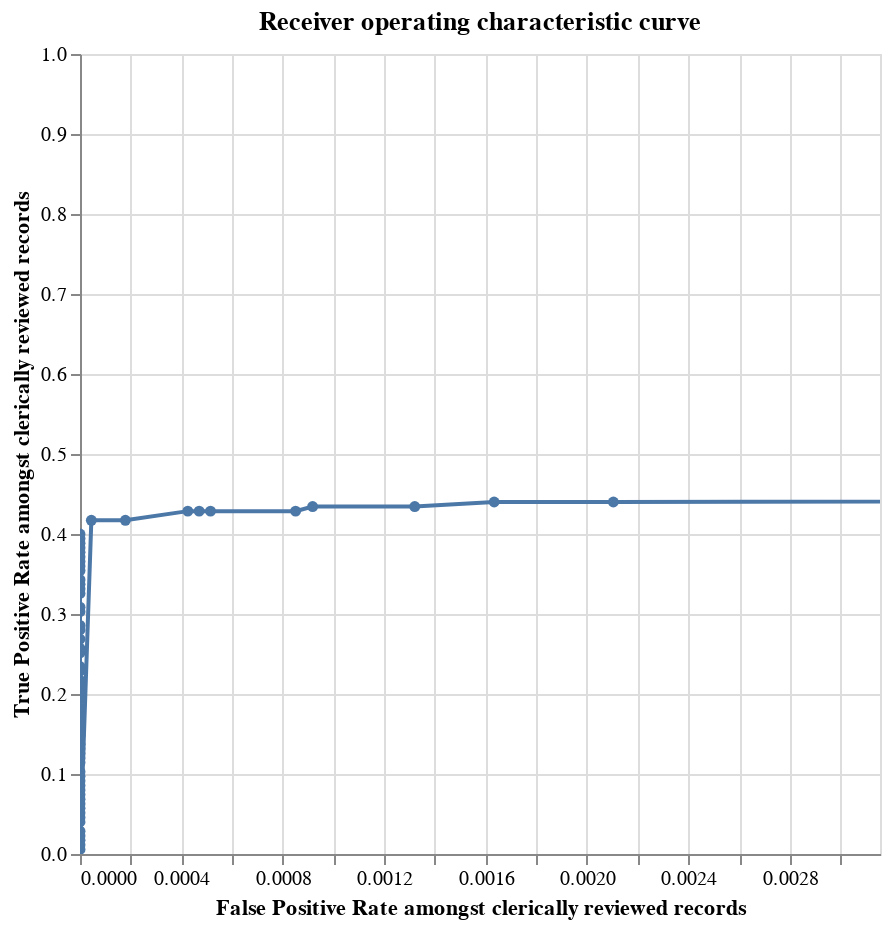

Notebook code cell kept with this figure:
### Code cell
from splink.truth import labels_with_splink_scores, roc_chart, precision_recall_chart


roc_chart(labels_and_scores, spark)

### Figure 1 — Vega-Lite specification as saved in the notebook (floating-point values rounded to 4 significant figures)
{"$schema": "https://vega.github.io/schema/vega-lite/v4.8.1.json", "config": {"view": {"continuousHeight": 300, "continuousWidth": 400}}, "data": {"name": "data-fadd0e93e9546856cbc745a99e65285d", "values": [{"FN": 0, "FN_rate": 0, "FP": 44675, "FP_rate": 1, "N": 44675, "N_rate": 0.9961, "P": 175, "P_rate": 0.003902, "TN": 0, "TN_rate": 0, "TP": 175, "TP_rate": 1, "precision": 0.003902, "recall": 1, "row_count": 44850, "truth_threshold": 0}, {"FN": 98, "FN_rate": 0.56, "FP": 94, "FP_rate": 0.002104, "N": 44675, "N_rate": 0.9961, "P": 175, "P_rate": 0.003902, "TN": 44581, "TN_rate": 0.9979, "TP": 77, "TP_rate": 0.44, "precision": 0.4503, "recall": 0.44, "row_count": 44850, "truth_threshold": 0.004344}, {"FN": 98, "FN_rate": 0.56, "FP": 73, "FP_rate": 0.001634, "N": 44675, "N_rate": 0.9961, "P": 175, "P_rate": 0.003902, "TN": 44602, "TN_rate": 0.9984, "TP": 77, "TP_rate": 0.44, "precision": 0.5133, "recall": 0.44, "row_count": 44850, "truth_threshold": 0.009296}, {"FN": 99, "FN_rate": 0.5657, "FP": 59, "FP_rate": 0.001321, "N": 44675, "N_rate": 0.9961, "P": 175, "P_rate": 0.003902, "TN": 44616, "TN_rate": 0.9987, "TP": 76, "TP_rate": 0.4343, "precision": 0.563, "recall": 0.4343, "row_count": 44850, "truth_threshold": 0.01042}, {"FN": 99, "FN_rate": 0.5657, "FP": 41, "FP_rate": 0.0009177, "N": 44675, "N_rate": 0.9961, "P": 175, "P_rate": 0.003902, "TN": 44634, "TN_rate": 0.9991, "TP": 76, "TP_rate": 0.4343, "precision": 0.6496, "recall": 0.4343, "row_count": 44850, "truth_threshold": 0.02215}, {"FN": 100, "FN_rate": 0.5714, "FP": 38, "FP_rate": 0.0008506, "N": 44675, "N_rate": 0.9961, "P": 175, "P_rate": 0.003902, "TN": 44637, "TN_rate": 0.9991, "TP": 75, "TP_rate": 0.4286, "precision": 0.6637, "recall": 0.4286, "row_count": 44850, "truth_threshold": 0.0544}, {"FN": 100, "FN_rate": 0.5714, "FP": 23, "FP_rate": 0.0005148, "N": 44675, "N_rate": 0.9961, "P": 175, "P_rate": 0.003902, "TN": 44652, "TN_rate": 0.9995, "TP": 75, "TP_rate": 0.4286, "precision": 0.7653, "recall": 0.4286, "row_count": 44850, "truth_threshold": 0.05757}, {"FN": 100, "FN_rate": 0.5714, "FP": 21, "FP_rate": 0.0004701, "N": 44675, "N_rate": 0.9961, "P": 175, "P_rate": 0.003902, "TN": 44654, "TN_rate": 0.9995, "TP": 75, "TP_rate": 0.4286, "precision": 0.7812, "recall": 0.4286, "row_count": 44850, "truth_threshold": 0.09197}, {"FN": 100, "FN_rate": 0.5714, "FP": 19, "FP_rate": 0.0004253, "N": 44675, "N_rate": 0.9961, "P": 175, "P_rate": 0.003902, "TN": 44656, "TN_rate": 0.9996, "TP": 75, "TP_rate": 0.4286, "precision": 0.7979, "recall": 0.4286, "row_count": 44850, "truth_threshold": 0.1101}, {"FN": 102, "FN_rate": 0.5829, "FP": 8, "FP_rate": 0.0001791, "N": 44675, "N_rate": 0.9961, "P": 175, "P_rate": 0.003902, "TN": 44667, "TN_rate": 0.9998, "TP": 73, "TP_rate": 0.4171, "precision": 0.9012, "recall": 0.4171, "row_count": 44850, "truth_threshold": 0.122}, {"FN": 102, "FN_rate": 0.5829, "FP": 2, "FP_rate": 4.477e-05, "N": 44675, "N_rate": 0.9961, "P": 175, "P_rate": 0.003902, "TN": 44673, "TN_rate": 1.0, "TP": 73, "TP_rate": 0.4171, "precision": 0.9733, "recall": 0.4171, "row_count": 44850, "truth_threshold": 0.23}, {"FN": 105, "FN_rate": 0.6, "FP": 0, "FP_rate": 0, "N": 44675, "N_rate": 0.9961, "P": 175, "P_rate": 0.003902, "TN": 44675, "TN_rate": 1, "TP": 70, "TP_rate": 0.4, "precision": 1, "recall": 0.4, "row_count": 44850, "truth_threshold": 0.2864}, {"FN": 106, "FN_rate": 0.6057, "FP": 0, "FP_rate": 0, "N": 44675, "N_rate": 0.9961, "P": 175, "P_rate": 0.003902, "TN": 44675, "TN_rate": 1, "TP": 69, "TP_rate": 0.3943, "precision": 1, "recall": 0.3943, "row_count": 44850, "truth_threshold": 0.4461}, {"FN": 107, "FN_rate": 0.6114, "FP": 0, "FP_rate": 0, "N": 44675, "N_rate": 0.9961, "P": 175, "P_rate": 0.003902, "TN": 44675, "TN_rate": 1, "TP": 68, "TP_rate": 0.3886, "precision": 1, "recall": 0.3886, "row_count": 44850, "truth_threshold": 0.4763}, {"FN": 108, "FN_rate": 0.6171, "FP": 0, "FP_rate": 0, "N": 44675, "N_rate": 0.9961, "P": 175, "P_rate": 0.003902, "TN": 44675, "TN_rate": 1, "TP": 67, "TP_rate": 0.3829, "precision": 1, "recall": 0.3829, "row_count": 44850, "truth_threshold": 0.5718}, {"FN": 109, "FN_rate": 0.6229, "FP": 0, "FP_rate": 0, "N": 44675, "N_rate": 0.9961, "P": 175, "P_rate": 0.003902, "TN": 44675, "TN_rate": 1, "TP": 66, "TP_rate": 0.3771, "precision": 1, "recall": 0.3771, "row_count": 44850, "truth_threshold": 0.6604}, {"FN": 110, "FN_rate": 0.6286, "FP": 0, "FP_rate": 0, "N": 44675, "N_rate": 0.9961, "P": 175, "P_rate": 0.003902, "TN": 44675, "TN_rate": 1, "TP": 65, "TP_rate": 0.3714, "precision": 1, "recall": 0.3714, "row_count": 44850, "truth_threshold": 0.751}, {"FN": 111, "FN_rate": 0.6343, "FP": 0, "FP_rate": 0, "N": 44675, "N_rate": 0.9961, "P": 175, "P_rate": 0.003902, "TN": 44675, "TN_rate": 1, "TP": 64, "TP_rate": 0.3657, "precision": 1, "recall": 0.3657, "row_count": 44850, "truth_threshold": 0.7846}, {"FN": 112, "FN_rate": 0.64, "FP": 0, "FP_rate": 0, "N": 44675, "N_rate": 0.9961, "P": 175, "P_rate": 0.003902, "TN": 44675, "TN_rate": 1, "TP": 63, "TP_rate": 0.36, "precision": 1, "recall": 0.36, "row_count": 44850, "truth_threshold": 0.8651}, {"FN": 113, "FN_rate": 0.6457, "FP": 0, "FP_rate": 0, "N": 44675, "N_rate": 0.9961, "P": 175, "P_rate": 0.003902, "TN": 44675, "TN_rate": 1, "TP": 62, "TP_rate": 0.3543, "precision": 1, "recall": 0.3543, "row_count": 44850, "truth_threshold": 0.8792}, {"FN": 115, "FN_rate": 0.6571, "FP": 0, "FP_rate": 0, "N": 44675, "N_rate": 0.9961, "P": 175, "P_rate": 0.003902, "TN": 44675, "TN_rate": 1, "TP": 60, "TP_rate": 0.3429, "precision": 1, "recall": 0.3429, "row_count": 44850, "truth_threshold": 0.8979}, {"FN": 116, "FN_rate": 0.6629, "FP": 0, "FP_rate": 0, "N": 44675, "N_rate": 0.9961, "P": 175, "P_rate": 0.003902, "TN": 44675, "TN_rate": 1, "TP": 59, "TP_rate": 0.3371, "precision": 1, "recall": 0.3371, "row_count": 44850, "truth_threshold": 0.9096}, {"FN": 117, "FN_rate": 0.6686, "FP": 0, "FP_rate": 0, "N": 44675, "N_rate": 0.9961, "P": 175, "P_rate": 0.003902, "TN": 44675, "TN_rate": 1, "TP": 58, "TP_rate": 0.3314, "precision": 1, "recall": 0.3314, "row_count": 44850, "truth_threshold": 0.9551}, {"FN": 118, "FN_rate": 0.6743, "FP": 0, "FP_rate": 0, "N": 44675, "N_rate": 0.9961, "P": 175, "P_rate": 0.003902, "TN": 44675, "TN_rate": 1, "TP": 57, "TP_rate": 0.3257, "precision": 1, "recall": 0.3257, "row_count": 44850, "truth_threshold": 0.9558}, {"FN": 121, "FN_rate": 0.6914, "FP": 0, "FP_rate": 0, "N": 44675, "N_rate": 0.9961, "P": 175, "P_rate": 0.003902, "TN": 44675, "TN_rate": 1, "TP": 54, "TP_rate": 0.3086, "precision": 1, "recall": 0.3086, "row_count": 44850, "truth_threshold": 0.9571}, {"FN": 122, "FN_rate": 0.6971, "FP": 0, "FP_rate": 0, "N": 44675, "N_rate": 0.9961, "P": 175, "P_rate": 0.003902, "TN": 44675, "TN_rate": 1, "TP": 53, "TP_rate": 0.3029, "precision": 1, "recall": 0.3029, "row_count": 44850, "truth_threshold": 0.9702}, {"FN": 125, "FN_rate": 0.7143, "FP": 0, "FP_rate": 0, "N": 44675, "N_rate": 0.9961, "P": 175, "P_rate": 0.003902, "TN": 44675, "TN_rate": 1, "TP": 50, "TP_rate": 0.2857, "precision": 1, "recall": 0.2857, "row_count": 44850, "truth_threshold": 0.9738}, {"FN": 126, "FN_rate": 0.72, "FP": 0, "FP_rate": 0, "N": 44675, "N_rate": 0.9961, "P": 175, "P_rate": 0.003902, "TN": 44675, "TN_rate": 1, "TP": 49, "TP_rate": 0.28, "precision": 1, "recall": 0.28, "row_count": 44850, "truth_threshold": 0.9796}, {"FN": 128, "FN_rate": 0.7314, "FP": 0, "FP_rate": 0, "N": 44675, "N_rate": 0.9961, "P": 175, "P_rate": 0.003902, "TN": 44675, "TN_rate": 1, "TP": 47, "TP_rate": 0.2686, "precision": 1, "recall": 0.2686, "row_count": 44850, "truth_threshold": 0.9818}, {"FN": 130, "FN_rate": 0.7429, "FP": 0, "FP_rate": 0, "N": 44675, "N_rate": 0.9961, "P": 175, "P_rate": 0.003902, "TN": 44675, "TN_rate": 1, "TP": 45, "TP_rate": 0.2571, "precision": 1, "recall": 0.2571, "row_count": 44850, "truth_threshold": 0.9876}, {"FN": 131, "FN_rate": 0.7486, "FP": 0, "FP_rate": 0, "N": 44675, "N_rate": 0.9961, "P": 175, "P_rate": 0.003902, "TN": 44675, "TN_rate": 1, "TP": 44, "TP_rate": 0.2514, "precision": 1, "recall": 0.2514, "row_count": 44850, "truth_threshold": 0.9914}, {"FN": 134, "FN_rate": 0.7657, "FP": 0, "FP_rate": 0, "N": 44675, "N_rate": 0.9961, "P": 175, "P_rate": 0.003902, "TN": 44675, "TN_rate": 1, "TP": 41, "TP_rate": 0.2343, "precision": 1, "recall": 0.2343, "row_count": 44850, "truth_threshold": 0.9949}, {"FN": 135, "FN_rate": 0.7714, "FP": 0, "FP_rate": 0, "N": 44675, "N_rate": 0.9961, "P": 175, "P_rate": 0.003902, "TN": 44675, "TN_rate": 1, "TP": 40, "TP_rate": 0.2286, "precision": 1, "recall": 0.2286, "row_count": 44850, "truth_threshold": 0.9978}, {"FN": 137, "FN_rate": 0.7829, "FP": 0, "FP_rate": 0, "N": 44675, "N_rate": 0.9961, "P": 175, "P_rate": 0.003902, "TN": 44675, "TN_rate": 1, "TP": 38, "TP_rate": 0.2171, "precision": 1, "recall": 0.2171, "row_count": 44850, "truth_threshold": 0.9981}, {"FN": 138, "FN_rate": 0.7886, "FP": 0, "FP_rate": 0, "N": 44675, "N_rate": 0.9961, "P": 175, "P_rate": 0.003902, "TN": 44675, "TN_rate": 1, "TP": 37, "TP_rate": 0.2114, "precision": 1, "recall": 0.2114, "row_count": 44850, "truth_threshold": 0.9994}, {"FN": 139, "FN_rate": 0.7943, "FP": 0, "FP_rate": 0, "N": 44675, "N_rate": 0.9961, "P": 175, "P_rate": 0.003902, "TN": 44675, "TN_rate": 1, "TP": 36, "TP_rate": 0.2057, "precision": 1, "recall": 0.2057, "row_count": 44850, "truth_threshold": 0.9996}, {"FN": 140, "FN_rate": 0.8, "FP": 0, "FP_rate": 0, "N": 44675, "N_rate": 0.9961, "P": 175, "P_rate": 0.003902, "TN": 44675, "TN_rate": 1, "TP": 35, "TP_rate": 0.2, "precision": 1, "recall": 0.2, "row_count": 44850, "truth_threshold": 0.9996}, {"FN": 141, "FN_rate": 0.8057, "FP": 0, "FP_rate": 0, "N": 44675, "N_rate": 0.9961, "P": 175, "P_rate": 0.003902, "TN": 44675, "TN_rate": 1, "TP": 34, "TP_rate": 0.1943, "precision": 1, "recall": 0.1943, "row_count": 44850, "truth_threshold": 0.9997}, {"FN": 143, "FN_rate": 0.8171, "FP": 0, "FP_rate": 0, "N": 44675, "N_rate": 0.9961, "P": 175, "P_rate": 0.003902, "TN": 44675, "TN_rate": 1, "TP": 32, "TP_rate": 0.1829, "precision": 1, "recall": 0.1829, "row_count": 44850, "truth_threshold": 0.9997}, {"FN": 144, "FN_rate": 0.8229, "FP": 0, "FP_rate": 0, "N": 44675, "N_rate": 0.9961, "P": 175, "P_rate": 0.003902, "TN": 44675, "TN_rate": 1, "TP": 31, "TP_rate": 0.1771, "precision": 1, "recall": 0.1771, "row_count": 44850, "truth_threshold": 0.9997}, {"FN": 145, "FN_rate": 0.8286, "FP": 0, "FP_rate": 0, "N": 44675, "N_rate": 0.9961, "P": 175, "P_rate": 0.003902, "TN": 44675, "TN_rate": 1, "TP": 30, "TP_rate": 0.1714, "precision": 1, "recall": 0.1714, "row_count": 44850, "truth_threshold": 0.9998}, {"FN": 146, "FN_rate": 0.8343, "FP": 0, "FP_rate": 0, "N": 44675, "N_rate": 0.9961, "P": 175, "P_rate": 0.003902, "TN": 44675, "TN_rate": 1, "TP": 29, "TP_rate": 0.1657, "precision": 1, "recall": 0.1657, "row_count": 44850, "truth_threshold": 0.9999}, {"FN": 147, "FN_rate": 0.84, "FP": 0, "FP_rate": 0, "N": 44675, "N_rate": 0.9961, "P": 175, "P_rate": 0.003902, "TN": 44675, "TN_rate": 1, "TP": 28, "TP_rate": 0.16, "precision": 1, "recall": 0.16, "row_count": 44850, "truth_threshold": 0.9999}, {"FN": 149, "FN_rate": 0.8514, "FP": 0, "FP_rate": 0, "N": 44675, "N_rate": 0.9961, "P": 175, "P_rate": 0.003902, "TN": 44675, "TN_rate": 1, "TP": 26, "TP_rate": 0.1486, "precision": 1, "recall": 0.1486, "row_count": 44850, "truth_threshold": 0.9999}, {"FN": 151, "FN_rate": 0.8629, "FP": 0, "FP_rate": 0, "N": 44675, "N_rate": 0.9961, "P": 175, "P_rate": 0.003902, "TN": 44675, "TN_rate": 1, "TP": 24, "TP_rate": 0.1371, "precision": 1, "recall": 0.1371, "row_count": 44850, "truth_threshold": 0.9999}, {"FN": 152, "FN_rate": 0.8686, "FP": 0, "FP_rate": 0, "N": 44675, "N_rate": 0.9961, "P": 175, "P_rate": 0.003902, "TN": 44675, "TN_rate": 1, "TP": 23, "TP_rate": 0.1314, "precision": 1, "recall": 0.1314, "row_count": 44850, "truth_threshold": 1.0}, {"FN": 153, "FN_rate": 0.8743, "FP": 0, "FP_rate": 0, "N": 44675, "N_rate": 0.9961, "P": 175, "P_rate": 0.003902, "TN": 44675, "TN_rate": 1, "TP": 22, "TP_rate": 0.1257, "precision": 1, "recall": 0.1257, "row_count": 44850, "truth_threshold": 1.0}, {"FN": 154, "FN_rate": 0.88, "FP": 0, "FP_rate": 0, "N": 44675, "N_rate": 0.9961, "P": 175, "P_rate": 0.003902, "TN": 44675, "TN_rate": 1, "TP": 21, "TP_rate": 0.12, "precision": 1, "recall": 0.12, "row_count": 44850, "truth_threshold": 1.0}, {"FN": 155, "FN_rate": 0.8857, "FP": 0, "FP_rate": 0, "N": 44675, "N_rate": 0.9961, "P": 175, "P_rate": 0.003902, "TN": 44675, "TN_rate": 1, "TP": 20, "TP_rate": 0.1143, "precision": 1, "recall": 0.1143, "row_count": 44850, "truth_threshold": 1.0}, {"FN": 157, "FN_rate": 0.8971, "FP": 0, "FP_rate": 0, "N": 44675, "N_rate": 0.9961, "P": 175, "P_rate": 0.003902, "TN": 44675, "TN_rate": 1, "TP": 18, "TP_rate": 0.1029, "precision": 1, "recall": 0.1029, "row_count": 44850, "truth_threshold": 1.0}, {"FN": 158, "FN_rate": 0.9029, "FP": 0, "FP_rate": 0, "N": 44675, "N_rate": 0.9961, "P": 175, "P_rate": 0.003902, "TN": 44675, "TN_rate": 1, "TP": 17, "TP_rate": 0.09714, "precision": 1, "recall": 0.09714, "row_count": 44850, "truth_threshold": 1.0}, {"FN": 159, "FN_rate": 0.9086, "FP": 0, "FP_rate": 0, "N": 44675, "N_rate": 0.9961, "P": 175, "P_rate": 0.003902, "TN": 44675, "TN_rate": 1, "TP": 16, "TP_rate": 0.09143, "precision": 1, "recall": 0.09143, "row_count": 44850, "truth_threshold": 1.0}, {"FN": 160, "FN_rate": 0.9143, "FP": 0, "FP_rate": 0, "N": 44675, "N_rate": 0.9961, "P": 175, "P_rate": 0.003902, "TN": 44675, "TN_rate": 1, "TP": 15, "TP_rate": 0.08571, "precision": 1, "recall": 0.08571, "row_count": 44850, "truth_threshold": 1.0}, {"FN": 161, "FN_rate": 0.92, "FP": 0, "FP_rate": 0, "N": 44675, "N_rate": 0.9961, "P": 175, "P_rate": 0.003902, "TN": 44675, "TN_rate": 1, "TP": 14, "TP_rate": 0.08, "precision": 1, "recall": 0.08, "row_count": 44850, "truth_threshold": 1.0}, {"FN": 162, "FN_rate": 0.9257, "FP": 0, "FP_rate": 0, "N": 44675, "N_rate": 0.9961, "P": 175, "P_rate": 0.003902, "TN": 44675, "TN_rate": 1, "TP": 13, "TP_rate": 0.07429, "precision": 1, "recall": 0.07429, "row_count": 44850, "truth_threshold": 1.0}, {"FN": 163, "FN_rate": 0.9314, "FP": 0, "FP_rate": 0, "N": 44675, "N_rate": 0.9961, "P": 175, "P_rate": 0.003902, "TN": 44675, "TN_rate": 1, "TP": 12, "TP_rate": 0.06857, "precision": 1, "recall": 0.06857, "row_count": 44850, "truth_threshold": 1.0}, {"FN": 164, "FN_rate": 0.9371, "FP": 0, "FP_rate": 0, "N": 44675, "N_rate": 0.9961, "P": 175, "P_rate": 0.003902, "TN": 44675, "TN_rate": 1, "TP": 11, "TP_rate": 0.06286, "precision": 1, "recall": 0.06286, "row_count": 44850, "truth_threshold": 1.0}, {"FN": 165, "FN_rate": 0.9429, "FP": 0, "FP_rate": 0, "N": 44675, "N_rate": 0.9961, "P": 175, "P_rate": 0.003902, "TN": 44675, "TN_rate": 1, "TP": 10, "TP_rate": 0.05714, "precision": 1, "recall": 0.05714, "row_count": 44850, "truth_threshold": 1.0}, {"FN": 166, "FN_rate": 0.9486, "FP": 0, "FP_rate": 0, "N": 44675, "N_rate": 0.9961, "P": 175, "P_rate": 0.003902, "TN": 44675, "TN_rate": 1, "TP": 9, "TP_rate": 0.05143, "precision": 1, "recall": 0.05143, "row_count": 44850, "truth_threshold": 1.0}, {"FN": 167, "FN_rate": 0.9543, "FP": 0, "FP_rate": 0, "N": 44675, "N_rate": 0.9961, "P": 175, "P_rate": 0.003902, "TN": 44675, "TN_rate": 1, "TP": 8, "TP_rate": 0.04571, "precision": 1, "recall": 0.04571, "row_count": 44850, "truth_threshold": 1.0}, {"FN": 168, "FN_rate": 0.96, "FP": 0, "FP_rate": 0, "N": 44675, "N_rate": 0.9961, "P": 175, "P_rate": 0.003902, "TN": 44675, "TN_rate": 1, "TP": 7, "TP_rate": 0.04, "precision": 1, "recall": 0.04, "row_count": 44850, "truth_threshold": 1.0}, {"FN": 170, "FN_rate": 0.9714, "FP": 0, "FP_rate": 0, "N": 44675, "N_rate": 0.9961, "P": 175, "P_rate": 0.003902, "TN": 44675, "TN_rate": 1, "TP": 5, "TP_rate": 0.02857, "precision": 1, "recall": 0.02857, "row_count": 44850, "truth_threshold": 1.0}, {"FN": 171, "FN_rate": 0.9771, "FP": 0, "FP_rate": 0, "N": 44675, "N_rate": 0.9961, "P": 175, "P_rate": 0.003902, "TN": 44675, "TN_rate": 1, "TP": 4, "TP_rate": 0.02286, "precision": 1, "recall": 0.02286, "row_count": 44850, "truth_threshold": 1.0}, {"FN": 172, "FN_rate": 0.9829, "FP": 0, "FP_rate": 0, "N": 44675, "N_rate": 0.9961, "P": 175, "P_rate": 0.003902, "TN": 44675, "TN_rate": 1, "TP": 3, "TP_rate": 0.01714, "precision": 1, "recall": 0.01714, "row_count": 44850, "truth_threshold": 1.0}, {"FN": 173, "FN_rate": 0.9886, "FP": 0, "FP_rate": 0, "N": 44675, "N_rate": 0.9961, "P": 175, "P_rate": 0.003902, "TN": 44675, "TN_rate": 1, "TP": 2, "TP_rate": 0.01143, "precision": 1, "recall": 0.01143, "row_count": 44850, "truth_threshold": 1.0}, {"FN": 174, "FN_rate": 0.9943, "FP": 0, "FP_rate": 0, "N": 44675, "N_rate": 0.9961, "P": 175, "P_rate": 0.003902, "TN": 44675, "TN_rate": 1, "TP": 1, "TP_rate": 0.005714, "precision": 1, "recall": 0.005714, "row_count": 44850, "truth_threshold": 1.0}]}, "encoding": {"tooltip": [{"field": "truth_threshold", "type": "quantitative"}, {"field": "FP_rate", "type": "quantitative"}, {"field": "TP_rate", "type": "quantitative"}, {"field": "TP", "type": "quantitative"}, {"field": "TN", "type": "quantitative"}, {"field": "FP", "type": "quantitative"}, {"field": "FN", "type": "quantitative"}, {"field": "precision", "type": "quantitative"}, {"field": "recall", "type": "quantitative"}], "x": {"field": "FP_rate", "scale": {"domain": [0, 0.003156]}, "sort": ["truth_threshold"], "title": "False Positive Rate amongst clerically reviewed records", "type": "quantitative"}, "y": {"field": "TP_rate", "sort": ["truth_threshold"], "title": "True Positive Rate amongst clerically reviewed records", "type": "quantitative"}}, "height": 400, "mark": {"clip": true, "point": true, "type": "line"}, "selection": {"selector076": {"bind": "scales", "encodings": ["x"], "type": "interval"}}, "title": "Receiver operating characteristic curve", "width": 400}
